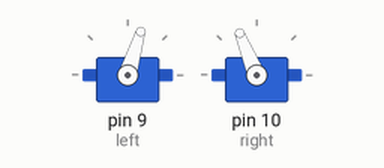
This sketch was run on a simulated Arduino Uno, built with avr-gcc and run on an emulated ATmega328P. On the bench: 2 × servo.

Above: at 0.1 s.
At 1.1 s:
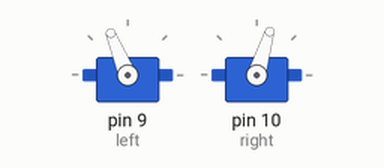
At 2.1 s:
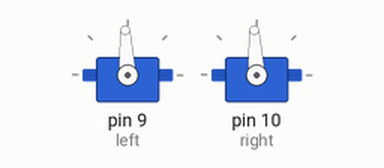
Timing chart, 0 to 3.6 s (numbered marks = the images above):
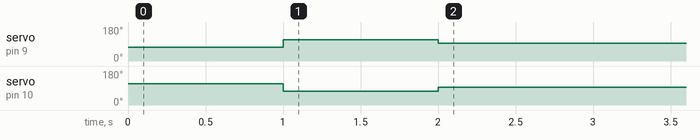

The sketch:

User_Program3_2.ino
```cpp
/*Software 1073 Arduino BoeBots
User Program
Method stubs are pre-made. add your own code to complete the challenge!

Program Task: drive the robot forward, and then backward, for two different time intervals
Feel free to view the example program within the same folder if you need help!
*/

#include <Servo.h>

Servo left;
Servo right;

void setup(){
  left.attach(9);
  right.attach(10);
  left.writeMicroseconds(1300);
  right.writeMicroseconds(1700);
  delay(1000);
  left.writeMicroseconds(1700);
  right.writeMicroseconds(1300);
  delay(1000);
  left.writeMicroseconds(1500);
  right.writeMicroseconds(1500);
}

void loop(){
  //also here
}
```

Measured:
- by itself, servo on pin 9 (left): 73° → 112° at 1.0 s, → 93° 1.0 s later
- by itself, servo on pin 10 (right): 112° → 73° at 1.0 s, → 93° 1.0 s later
